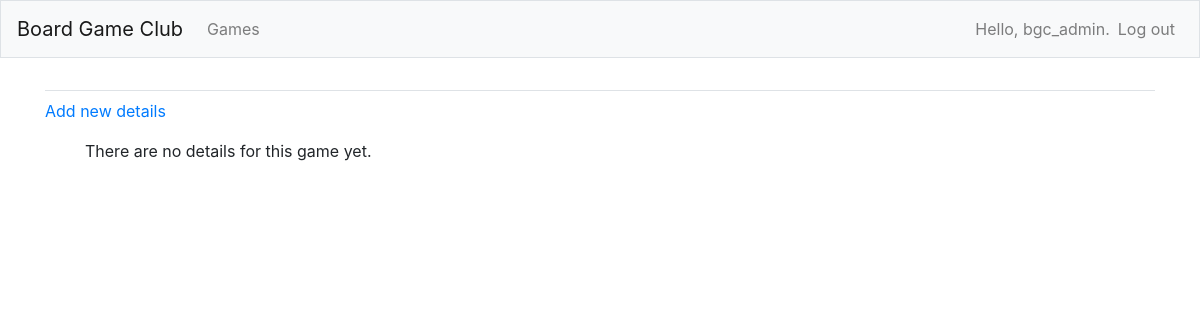
/details/1/ (signed in), run on an earlier commit of the app's database.
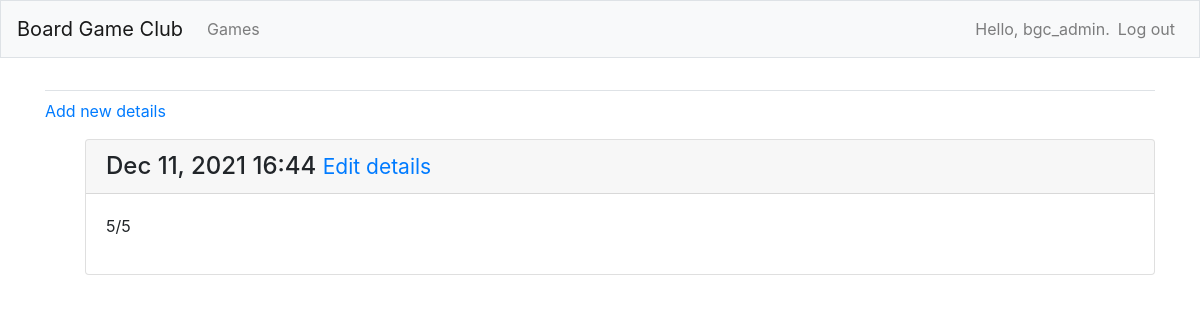
And on a later commit of the database.
### bgc_app/models.py (models this page shows, shortened)
class Details(models.Model):
    game = models.ForeignKey(Games, on_delete=models.CASCADE)
    text = models.TextField()
    stars = models.IntegerField(default = 1)
    date_added = models.DateTimeField(auto_now_add=True)

### bgc_app/views.py (the view)
# urls.py: path('details/<int:game_id>/', views.details, name='details'),
@login_required
def details(request, game_id):
    game = Games.objects.get(id=game_id)
    details = game.details_set.order_by('-date_added')
    context = {'game': game, 'details': details}
    return render(request, 'bgc_app/details.html', context)

### bgc_app/templates/bgc_app/details.html (shortened to what this page needs)
{% extends 'bgc_app/base.html' %}
{% block content %}
<p>
    <a href="{% url 'bgc_app:new_detail' game.id %}">Add new details</a>
</p>
<ul>
    {% for detail in details %}
    <div class="card mb-3">
        <h4 class="card-header">
            {{ detail.date_added|date:'M d, Y H:i' }}
            <small><a href="{% url 'bgc_app:edit_detail' detail.id %}">Edit details</a></small>
        </h4>
        <div class="card-body">
            {{ detail.text|linebreaks }}
        </div>
    </div>
    {% empty %}
    <p>There are no details for this game yet.</p>
    {% endfor %}
</ul>
    {% endblock content %}

What changed in the data, as far as the page shows it:
added Details: date_added "Dec 11, 2021 16:44", text "5/5"
Also different on the page:
text no longer shown: "There are no details for this game yet."
